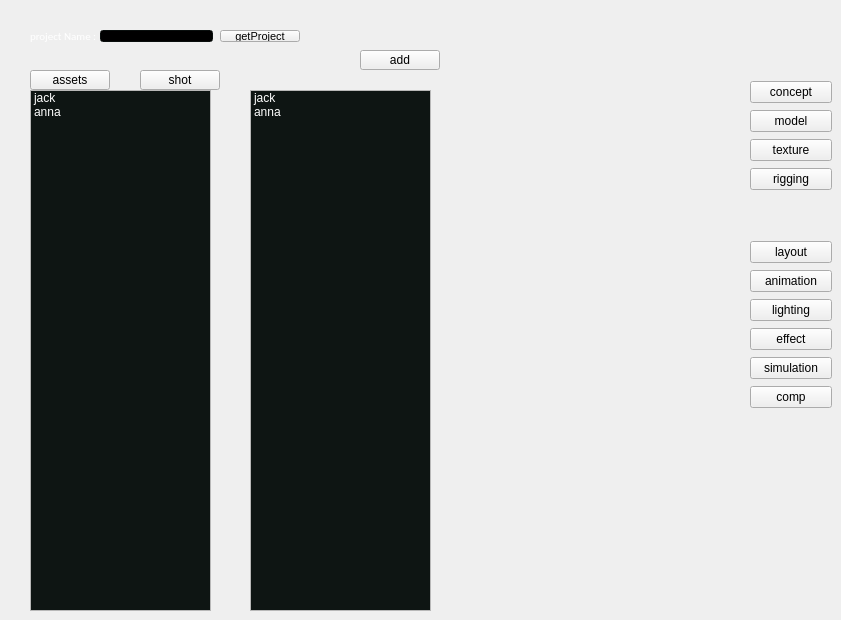
    <widget class="QWidget" name="tab_job_assemble">
     <attribute name="title">
      <string>job Assemble</string>
     </attribute>
     <widget class="QLabel" name="label_2">
      <property name="geometry">
       <rect>
        <x>30</x>
        <y>30</y>
        <width>81</width>
        <height>12</height>
       </rect>
      </property>
      <property name="palette">
       <palette>
        <active>
         <colorrole role="WindowText">
          <brush brushstyle="SolidPattern">
           <color alpha="255">
            <red>255</red>
            <green>255</green>
            <blue>255</blue>
           </color>
          </brush>
         </colorrole>
         <colorrole role="Text">
          <brush brushstyle="SolidPattern">
           <color alpha="255">
            <red>255</red>
            <green>255</green>
            <blue>255</blue>
           </color>
          </brush>
         </colorrole>
        </active>
        <inactive>
         <colorrole role="WindowText">
          <brush brushstyle="SolidPattern">
           <color alpha="255">
            <red>255</red>
            <green>255</green>
            <blue>255</blue>
           </color>
          </brush>
         </colorrole>
         <colorrole role="Text">
          <brush brushstyle="SolidPattern">
           <color alpha="255">
            <red>255</red>
            <green>255</green>
            <blue>255</blue>
           </color>
          </brush>
         </colorrole>
        </inactive>
        <disabled>
         <colorrole role="WindowText">
          <brush brushstyle="SolidPattern">
           <color alpha="255">
            <red>120</red>
            <green>120</green>
            <blue>120</blue>
           </color>
          </brush>
         </colorrole>
         <colorrole role="Text">
          <brush brushstyle="SolidPattern">
           <color alpha="255">
            <red>120</red>
            <green>120</green>
            <blue>120</blue>
           </color>
          </brush>
         </colorrole>
        </disabled>
       </palette>
      </property>
      <property name="font">
       <font>
        <family>Calibri</family>
        <pointsize>8</pointsize>
       </font>
      </property>
      <property name="text">
       <string>project Name :</string>
      </property>
     </widget>
     <widget class="QLineEdit" name="lineEdit">
      <property name="geometry">
       <rect>
        <x>100</x>
        <y>30</y>
        <width>113</width>
        <height>12</height>
       </rect>
      </property>
      <property name="palette">
       <palette>
        <active>
         <colorrole role="WindowText">
          <brush brushstyle="SolidPattern">
           <color alpha="255">
            <red>255</red>
            <green>255</green>
            <blue>255</blue>
           </color>
          </brush>
         </colorrole>
         <colorrole role="Button">
          <brush brushstyle="SolidPattern">
           <color alpha="255">
            <red>14</red>
            <green>21</green>
            <blue>19</blue>
           </color>
          </brush>
         </colorrole>
         <colorrole role="Light">
          <brush brushstyle="SolidPattern">
           <color alpha="255">
            <red>21</red>
            <green>31</green>
            <blue>28</blue>
           </color>
          </brush>
         </colorrole>
         <colorrole role="Midlight">
          <brush brushstyle="SolidPattern">
           <color alpha="255">
            <red>17</red>
            <green>26</green>
            <blue>23</blue>
           </color>
          </brush>
         </colorrole>
         <colorrole role="Dark">
          <brush brushstyle="SolidPattern">
           <color alpha="255">
            <red>7</red>
            <green>10</green>
            <blue>9</blue>
           </color>
          </brush>
         </colorrole>
         <colorrole role="Mid">
          <brush brushstyle="SolidPattern">
           <color alpha="255">
            <red>9</red>
            <green>14</green>
            <blue>12</blue>
           </color>
          </brush>
         </colorrole>
         <colorrole role="Text">
          <brush brushstyle="SolidPattern">
           <color alpha="255">
            <red>255</red>
            <green>255</green>
            <blue>255</blue>
           </color>
          </brush>
         </colorrole>
         <colorrole role="BrightText">
          <brush brushstyle="SolidPattern">
           <color alpha="255">
            <red>255</red>
            <green>255</green>
            <blue>255</blue>
           </color>
          </brush>
         </colorrole>
         <colorrole role="ButtonText">
          <brush brushstyle="SolidPattern">
           <color alpha="255">
            <red>255</red>
            <green>255</green>
            <blue>255</blue>
           </color>
          </brush>
         </colorrole>
         <colorrole role="Base">
          <brush brushstyle="SolidPattern">
           <color alpha="255">
            <red>0</red>
            <green>0</green>
            <blue>0</blue>
           </color>
          </brush>
         </colorrole>
         <colorrole role="Window">
          <brush brushstyle="SolidPattern">
           <color alpha="255">
            <red>14</red>
            <green>21</green>
            <blue>19</blue>
           </color>
          </brush>
         </colorrole>
         <colorrole role="Shadow">
          <brush brushstyle="SolidPattern">
           <color alpha="255">
            <red>0</red>
            <green>0</green>
            <blue>0</blue>
           </color>
          </brush>
         </colorrole>
         <colorrole role="AlternateBase">
          <brush brushstyle="SolidPattern">
           <color alpha="255">
            <red>7</red>
            <green>10</green>
            <blue>9</blue>
           </color>
          </brush>
         </colorrole>
         <colorrole role="ToolTipBase">
          <brush brushstyle="SolidPattern">
           <color alpha="255">
            <red>255</red>
            <green>255</green>
            <blue>220</blue>
           </color>
          </brush>
         </colorrole>
         <colorrole role="ToolTipText">
          <brush brushstyle="SolidPattern">
           <color alpha="255">
            <red>0</red>
            <green>0</green>
            <blue>0</blue>
           </color>
          </brush>
         </colorrole>
        </active>
        <inactive>
         <colorrole role="WindowText">
          <brush brushstyle="SolidPattern">
           <color alpha="255">
            <red>255</red>
            <green>255</green>
            <blue>255</blue>
           </color>
          </brush>
         </colorrole>
         <colorrole role="Button">
          <brush brushstyle="SolidPattern">
           <color alpha="255">
            <red>14</red>
            <green>21</green>
            <blue>19</blue>
           </color>
          </brush>
         </colorrole>
         <colorrole role="Light">
          <brush brushstyle="SolidPattern">
           <color alpha="255">
            <red>21</red>
            <green>31</green>
            <blue>28</blue>
           </color>
          </brush>
         </colorrole>
         <colorrole role="Midlight">
          <brush brushstyle="SolidPattern">
           <color alpha="255">
            <red>17</red>
            <green>26</green>
            <blue>23</blue>
           </color>
          </brush>
         </colorrole>
         <colorrole role="Dark">
          <brush brushstyle="SolidPattern">
           <color alpha="255">
            <red>7</red>
            <green>10</green>
            <blue>9</blue>
           </color>
          </brush>
         </colorrole>
         <colorrole role="Mid">
          <brush brushstyle="SolidPattern">
           <color alpha="255">
            <red>9</red>
            <green>14</green>
            <blue>12</blue>
           </color>
          </brush>
         </colorrole>
         <colorrole role="Text">
          <brush brushstyle="SolidPattern">
           <color alpha="255">
            <red>255</red>
            <green>255</green>
            <blue>255</blue>
           </color>
          </brush>
         </colorrole>
         <colorrole role="BrightText">
          <brush brushstyle="SolidPattern">
           <color alpha="255">
            <red>255</red>
            <green>255</green>
            <blue>255</blue>
           </color>
          </brush>
         </colorrole>
         <colorrole role="ButtonText">
          <brush brushstyle="SolidPattern">
           <color alpha="255">
            <red>255</red>
            <green>255</green>
            <blue>255</blue>
           </color>
          </brush>
         </colorrole>
         <colorrole role="Base">
          <brush brushstyle="SolidPattern">
           <color alpha="255">
            <red>0</red>
            <green>0</green>
            <blue>0</blue>
           </color>
          </brush>
         </colorrole>
         <colorrole role="Window">
          <brush brushstyle="SolidPattern">
           <color alpha="255">
            <red>14</red>
            <green>21</green>
            <blue>19</blue>
           </color>
          </brush>
         </colorrole>
         <colorrole role="Shadow">
          <brush brushstyle="SolidPattern">
           <color alpha="255">
            <red>0</red>
            <green>0</green>
            <blue>0</blue>
           </color>
          </brush>
         </colorrole>
         <colorrole role="AlternateBase">
          <brush brushstyle="SolidPattern">
           <color alpha="255">
            <red>7</red>
            <green>10</green>
            <blue>9</blue>
           </color>
          </brush>
         </colorrole>
         <colorrole role="ToolTipBase">
          <brush brushstyle="SolidPattern">
           <color alpha="255">
            <red>255</red>
            <green>255</green>
            <blue>220</blue>
           </color>
          </brush>
         </colorrole>
         <colorrole role="ToolTipText">
          <brush brushstyle="SolidPattern">
           <color alpha="255">
            <red>0</red>
            <green>0</green>
            <blue>0</blue>
           </color>
          </brush>
         </colorrole>
        </inactive>
        <disabled>
         <colorrole role="WindowText">
          <brush brushstyle="SolidPattern">
           <color alpha="255">
            <red>7</red>
            <green>10</green>
            <blue>9</blue>
           </color>
          </brush>
         </colorrole>
         <colorrole role="Button">
          <brush brushstyle="SolidPattern">
           <color alpha="255">
            <red>14</red>
            <green>21</green>
            <blue>19</blue>
           </color>
          </brush>
         </colorrole>
         <colorrole role="Light">
          <brush brushstyle="SolidPattern">
           <color alpha="255">
            <red>21</red>
            <green>31</green>
            <blue>28</blue>
           </color>
          </brush>
         </colorrole>
         <colorrole role="Midlight">
          <brush brushstyle="SolidPattern">
           <color alpha="255">
            <red>17</red>
            <green>26</green>
            <blue>23</blue>
           </color>
          </brush>
         </colorrole>
         <colorrole role="Dark">
          <brush brushstyle="SolidPattern">
           <color alpha="255">
            <red>7</red>
            <green>10</green>
            <blue>9</blue>
           </color>
          </brush>
         </colorrole>
         <colorrole role="Mid">
          <brush brushstyle="SolidPattern">
           <color alpha="255">
            <red>9</red>
            <green>14</green>
            <blue>12</blue>
           </color>
          </brush>
         </colorrole>
         <colorrole role="Text">
          <brush brushstyle="SolidPattern">
           <color alpha="255">
            <red>7</red>
            <green>10</green>
            <blue>9</blue>
           </color>
          </brush>
         </colorrole>
         <colorrole role="BrightText">
          <brush brushstyle="SolidPattern">
           <color alpha="255">
            <red>255</red>
            <green>255</green>
            <blue>255</blue>
           </color>
          </brush>
         </colorrole>
         <colorrole role="ButtonText">
          <brush brushstyle="SolidPattern">
           <color alpha="255">
            <red>7</red>
            <green>10</green>
            <blue>9</blue>
           </color>
          </brush>
         </colorrole>
         <colorrole role="Base">
          <brush brushstyle="SolidPattern">
           <color alpha="255">
            <red>14</red>
            <green>21</green>
            <blue>19</blue>
           </color>
          </brush>
         </colorrole>
         <colorrole role="Window">
          <brush brushstyle="SolidPattern">
           <color alpha="255">
            <red>14</red>
            <green>21</green>
            <blue>19</blue>
           </color>
          </brush>
         </colorrole>
         <colorrole role="Shadow">
          <brush brushstyle="SolidPattern">
           <color alpha="255">
            <red>0</red>
            <green>0</green>
            <blue>0</blue>
           </color>
          </brush>
         </colorrole>
         <colorrole role="AlternateBase">
          <brush brushstyle="SolidPattern">
           <color alpha="255">
            <red>14</red>
            <green>21</green>
            <blue>19</blue>
           </color>
          </brush>
         </colorrole>
         <colorrole role="ToolTipBase">
          <brush brushstyle="SolidPattern">
           <color alpha="255">
            <red>255</red>
            <green>255</green>
            <blue>220</blue>
           </color>
          </brush>
         </colorrole>
         <colorrole role="ToolTipText">
          <brush brushstyle="SolidPattern">
           <color alpha="255">
            <red>0</red>
            <green>0</green>
            <blue>0</blue>
           </color>
          </brush>
         </colorrole>
        </disabled>
       </palette>
      </property>
     </widget>
     <widget class="QPushButton" name="pushButton">
      <property name="geometry">
       <rect>
        <x>220</x>
        <y>30</y>
        <width>80</width>
        <height>12</height>
       </rect>
      </property>
      <property name="font">
       <font>
        <family>Arial</family>
        <pointsize>8</pointsize>
       </font>
      </property>
      <property name="text">
       <string>getProject</string>
      </property>
     </widget>
     <widget class="QListWidget" name="listWidget">
      <property name="geometry">
       <rect>
        <x>30</x>
        <y>90</y>
        <width>181</width>
        <height>521</height>
       </rect>
      </property>
      <property name="palette">
       <palette>
        <active>
         <colorrole role="Text">
          <brush brushstyle="SolidPattern">
           <color alpha="255">
            <red>255</red>
            <green>255</green>
            <blue>255</blue>
           </color>
          </brush>
         </colorrole>
         <colorrole role="Base">
          <brush brushstyle="SolidPattern">
           <color alpha="255">
            <red>14</red>
            <green>21</green>
            <blue>19</blue>
           </color>
          </brush>
         </colorrole>
        </active>
        <inactive>
         <colorrole role="Text">
          <brush brushstyle="SolidPattern">
           <color alpha="255">
            <red>255</red>
            <green>255</green>
            <blue>255</blue>
           </color>
          </brush>
         </colorrole>
         <colorrole role="Base">
          <brush brushstyle="SolidPattern">
           <color alpha="255">
            <red>14</red>
            <green>21</green>
            <blue>19</blue>
           </color>
          </brush>
         </colorrole>
        </inactive>
        <disabled>
         <colorrole role="Text">
          <brush brushstyle="SolidPattern">
           <color alpha="255">
            <red>120</red>
            <green>120</green>
            <blue>120</blue>
           </color>
          </brush>
         </colorrole>
         <colorrole role="Base">
          <brush brushstyle="SolidPattern">
           <color alpha="255">
            <red>41</red>
            <green>61</green>
            <blue>55</blue>
           </color>
          </brush>
         </colorrole>
        </disabled>
       </palette>
      </property>
      <property name="font">
       <font>
        <family>Arial</family>
       </font>
      </property>
      <item>
       <property name="text">
        <string>jack</string>
       </property>
      </item>
      <item>
       <property name="text">
        <string>anna</string>
       </property>
      </item>
     </widget>
     <widget class="QPushButton" name="pushButton_2">
      <property name="geometry">
       <rect>
        <x>30</x>
        <y>70</y>
        <width>80</width>
        <height>20</height>
       </rect>
      </property>
      <property name="text">
       <string>assets</string>
      </property>
     </widget>
     <widget class="QPushButton" name="pushButton_3">
      <property name="geometry">
       <rect>
        <x>140</x>
        <y>70</y>
        <width>80</width>
        <height>20</height>
       </rect>
      </property>
      <property name="text">
       <string>shot</string>
      </property>
     </widget>
     <widget class="QWidget" name="verticalLayoutWidget">
      <property name="geometry">
       <rect>
        <x>750</x>
        <y>80</y>
        <width>82</width>
        <height>112</height>
       </rect>
      </property>
      <layout class="QVBoxLayout" name="verticalLayout">
       <item>
        <widget class="QPushButton" name="pushButton_6">
         <property name="text">
          <string>concept</string>
         </property>
        </widget>
       </item>
       <item>
        <widget class="QPushButton" name="pushButton_4">
         <property name="text">
          <string>model</string>
         </property>
        </widget>
       </item>
       <item>
        <widget class="QPushButton" name="pushButton_8">
         <property name="text">
          <string>texture</string>
         </property>
        </widget>
       </item>
       <item>
        <widget class="QPushButton" name="pushButton_7">
         <property name="enabled">
          <bool>true</bool>
         </property>
         <property name="text">
          <string>rigging</string>
         </property>
        </widget>
       </item>
      </layout>
     </widget>
     <widget class="QWidget" name="verticalLayoutWidget_2">
      <property name="geometry">
       <rect>
        <x>750</x>
        <y>240</y>
        <width>82</width>
        <height>170</height>
       </rect>
      </property>
      <layout class="QVBoxLayout" name="verticalLayout_3">
       <item>
        <widget class="QPushButton" name="pushButton_9">
         <property name="text">
          <string>layout</string>
         </property>
        </widget>
       </item>
       <item>
        <widget class="QPushButton" name="pushButton_10">
         <property name="text">
          <string>animation</string>
         </property>
        </widget>
       </item>
       <item>
        <widget class="QPushButton" name="pushButton_11">
         <property name="text">
          <string>lighting</string>
         </property>
        </widget>
       </item>
       <item>
        <widget class="QPushButton" name="pushButton_25">
         <property name="text">
          <string>effect</string>
         </property>
        </widget>
       </item>
       <item>
        <widget class="QPushButton" name="pushButton_24">
         <property name="text">
          <string>simulation</string>
         </property>
        </widget>
       </item>
       <item>
        <widget class="QPushButton" name="pushButton_12">
         <property name="text">
          <string>comp</string>
         </property>
        </widget>
       </item>
      </layout>
     </widget>
     <widget class="QPushButton" name="pushButton_26">
      <property name="geometry">
       <rect>
        <x>360</x>
        <y>50</y>
        <width>80</width>
        <height>20</height>
       </rect>
      </property>
      <property name="text">
       <string>add</string>
      </property>
     </widget>
     <widget class="QListWidget" name="listWidget_3">
      <property name="geometry">
       <rect>
        <x>250</x>
        <y>90</y>
        <width>181</width>
        <height>521</height>
       </rect>
      </property>
      <property name="palette">
       <palette>
        <active>
         <colorrole role="Text">
          <brush brushstyle="SolidPattern">
           <color alpha="255">
            <red>255</red>
            <green>255</green>
            <blue>255</blue>
           </color>
          </brush>
         </colorrole>
         <colorrole role="Base">
          <brush brushstyle="SolidPattern">
           <color alpha="255">
            <red>14</red>
            <green>21</green>
            <blue>19</blue>
           </color>
          </brush>
         </colorrole>
        </active>
        <inactive>
         <colorrole role="Text">
          <brush brushstyle="SolidPattern">
           <color alpha="255">
            <red>255</red>
            <green>255</green>
            <blue>255</blue>
           </color>
          </brush>
         </colorrole>
         <colorrole role="Base">
          <brush brushstyle="SolidPattern">
           <color alpha="255">
            <red>14</red>
            <green>21</green>
            <blue>19</blue>
           </color>
          </brush>
         </colorrole>
        </inactive>
        <disabled>
         <colorrole role="Text">
          <brush brushstyle="SolidPattern">
           <color alpha="255">
            <red>120</red>
            <green>120</green>
            <blue>120</blue>
           </color>
          </brush>
         </colorrole>
         <colorrole role="Base">
          <brush brushstyle="SolidPattern">
           <color alpha="255">
            <red>41</red>
            <green>61</green>
            <blue>55</blue>
           </color>
          </brush>
         </colorrole>
        </disabled>
       </palette>
      </property>
      <property name="font">
       <font>
        <family>Arial</family>
       </font>
      </property>
      <item>
       <property name="text">
        <string>jack</string>
       </property>
      </item>
      <item>
       <property name="text">
        <string>anna</string>
       </property>
      </item>
     </widget>
    </widget>
